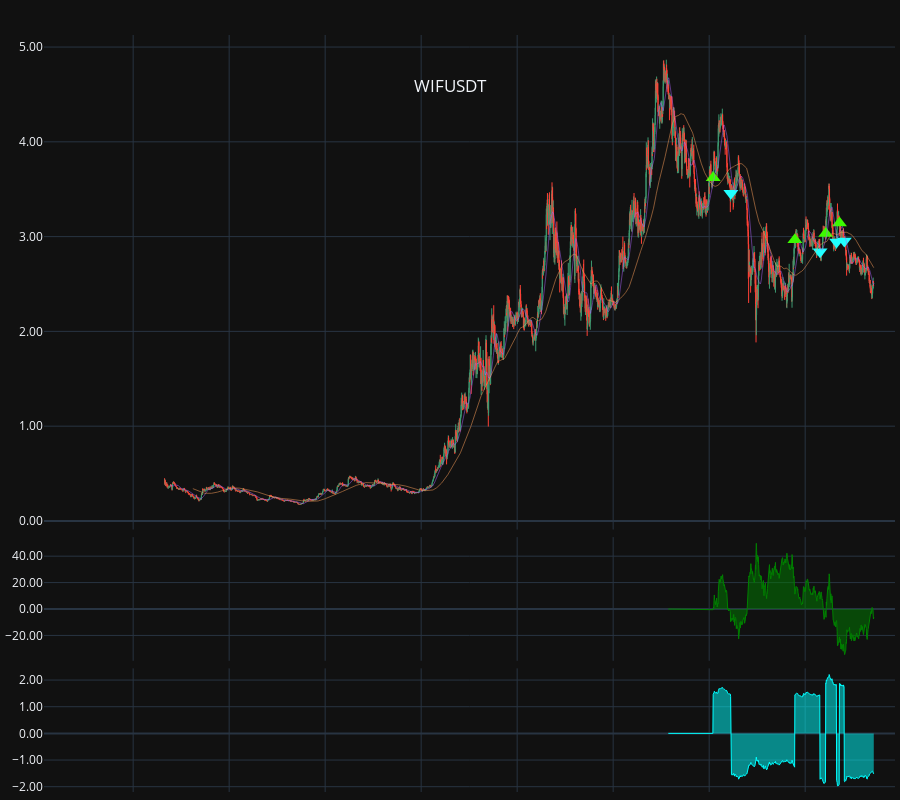

Here is the notebook cell this chart was saved with:
### Code cell
symbol = "WIFUSDT"
start = "2024-01-01"
stop = "2024-05-01"

ohlc = load_data(r, exchange, symbol, start, stop, timeframe=timeframe, transform=AsOhlcvSeries())[symbol]

fast = sma(ohlc.close, 20)
slow = sma(ohlc.close, 100)

chart_signals(rep3[0], symbol, ohlc=ohlc, timeframe=timeframe, start=start, end=stop, overlay=[fast.pd(), slow.pd()])

### Figure 1 — Plotly figure (JSON) as saved in the notebook; plotly's stock layout.template omitted (floating-point values rounded to 4 significant figures; data arrays with more than 128 entries replaced by an {"elided": "..."} marker saying what was removed)
{"data": [{"close": {"elided": "2483 float values"}, "high": {"elided": "2483 float values"}, "line": {"width": 1}, "low": {"elided": "2483 float values"}, "name": "Master_0", "open": {"elided": "2483 float values"}, "type": "candlestick", "uid": "1ba6152c-d52a-4935-94c4-52c842ab7208", "x": {"elided": "2483 str values"}, "xaxis": "x", "yaxis": "y"}, {"marker": {"color": "#3cfa00", "size": 13, "symbol": "triangle-up"}, "mode": "markers", "name": "BOT", "type": "scatter", "uid": "21a8086f-fb66-4719-8603-3a1a8214026a", "x": ["2024-04-07T13:59:59.999000", "2024-04-19T11:59:59.999000", "2024-04-23T23:59:59.999000", "2024-04-25T23:59:59.999000"], "xaxis": "x", "y": [3.62, 2.966, 3.034, 3.143], "yaxis": "y"}, {"marker": {"color": "#20ffff", "size": 13, "symbol": "triangle-down"}, "mode": "markers", "name": "SLD", "type": "scatter", "uid": "1dc795a5-c685-4d29-ae66-42e3d2bc0254", "x": ["2024-04-10T03:59:59.999000", "2024-04-23T03:59:59.999000", "2024-04-25T13:59:59.999000", "2024-04-26T16:59:59.999000"], "xaxis": "x", "y": [3.456, 2.841, 2.942, 2.954], "yaxis": "y"}, {"line": {"dash": "solid", "width": 0.5}, "mode": "lines", "name": "sma(20)", "type": "scatter", "uid": "b529d7c4-fc41-4f80-b6f0-4d64b98db75d", "x": {"elided": "2483 str values"}, "xaxis": "x", "y": {"elided": "2483 float values"}, "yaxis": "y"}, {"line": {"dash": "solid", "width": 0.5}, "mode": "lines", "name": "sma(100)", "type": "scatter", "uid": "56e3d090-5c68-4938-9d5f-bfcf8573e5c2", "x": {"elided": "2483 str values"}, "xaxis": "x", "y": {"elided": "2483 float values"}, "yaxis": "y"}, {"fill": "tozeroy", "line": {"color": "green", "width": 1}, "mode": "lines", "name": "WIFUSDT_PnL", "type": "scatter", "uid": "9b761171-2179-408a-a8da-99f0632c4eb1", "x": {"elided": "2905 str values"}, "xaxis": "x", "y": {"elided": "2905 float values"}, "yaxis": "y2"}, {"fill": "tozeroy", "line": {"color": "cyan", "width": 1}, "mode": "lines", "name": "Leverage", "type": "scatter", "uid": "13bdf7ca-0c39-4c6d-b631-f7b89dad7d2c", "x": {"elided": "2905 str values"}, "xaxis": "x", "y": {"elided": "2905 float values"}, "yaxis": "y3"}], "layout": {"dragmode": "zoom", "height": 800, "hoverdistance": 1000, "hovermode": "x unified", "margin": {"b": 5, "l": 5, "r": 5, "t": 35}, "modebar": {"add": ["drawline", "drawopenpath", "drawrect", "eraseshape"]}, "newshape": {"line": {"color": "yellow", "width": 1}}, "showlegend": false, "title": {"text": " WIFUSDT", "x": 0.5, "xanchor": "center", "y": 0.9, "yanchor": "top"}, "xaxis": {"anchor": "y", "domain": [0, 1], "hoverformat": "%d-%b-%y %H:%M", "matches": "x3", "rangeslider": {"visible": false}, "showspikes": true, "showticklabels": false, "spikecolor": "#306020", "spikedash": "dot", "spikemode": "across", "spikesnap": "cursor", "spikethickness": 1}, "xaxis2": {"anchor": "y2", "domain": [0, 1], "matches": "x3", "showspikes": true, "showticklabels": false, "spikecolor": "#306020", "spikedash": "dot", "spikemode": "across", "spikesnap": "cursor", "spikethickness": 1}, "xaxis3": {"anchor": "y3", "domain": [0, 1], "showspikes": true, "spikecolor": "#306020", "spikedash": "dot", "spikemode": "across", "spikesnap": "cursor", "spikethickness": 1}, "yaxis": {"anchor": "x", "domain": [0.3467, 1], "hoverformat": ".2f", "spikecolor": "#306020", "spikesnap": "cursor", "spikethickness": 1, "tickformat": ".2f"}, "yaxis2": {"anchor": "x2", "domain": [0.1733, 0.3367], "spikecolor": "#306020", "spikesnap": "cursor", "spikethickness": 1, "tickformat": ".2f"}, "yaxis3": {"anchor": "x3", "domain": [0, 0.1633], "spikecolor": "#306020", "spikesnap": "cursor", "spikethickness": 1, "tickformat": ".2f"}}}
